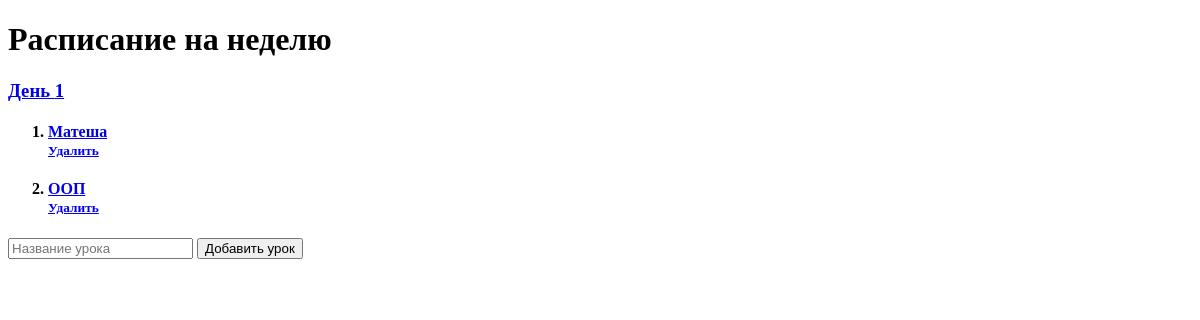
/, run on an earlier commit of the app's database.
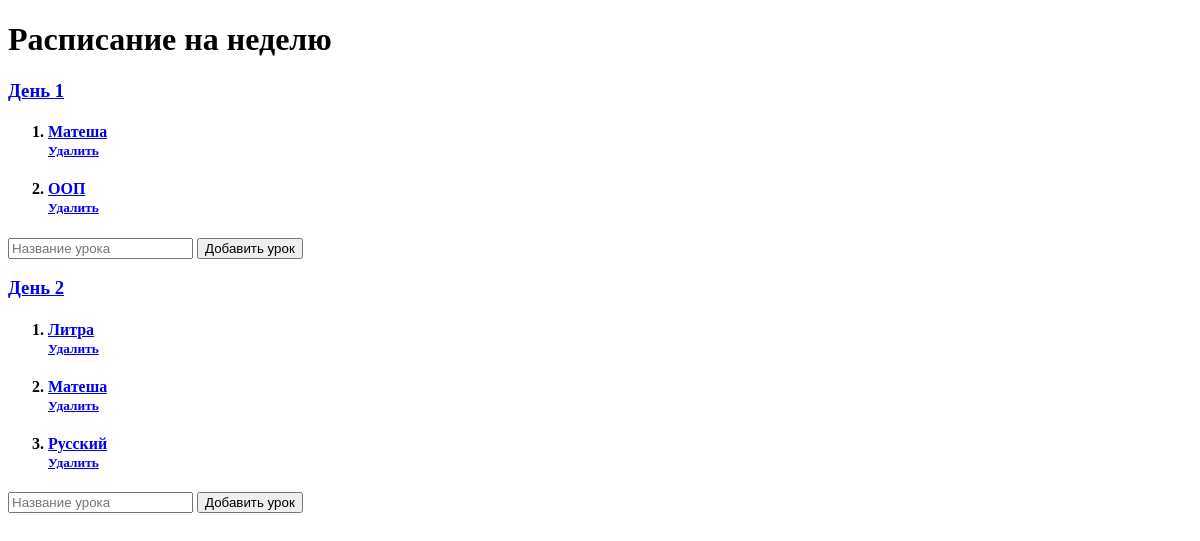
And on a later commit of the database.
### app/models.py (models this page shows)
class Day(models.Model):
    index = models.TextField(null=False, default="")
    lessnum = models.TextField(null=False, default=0)

class Lesson(models.Model):
    name = models.TextField(null=False, default="")
    project = models.ForeignKey(Day, on_delete=models.CASCADE, null=True)

### app/views.py (the view)
# urls.py: path('', index),
def index(request):
    day = Day.objects.all()
    lessons = []
    for i in day:
        lessons.append(Lesson.objects.filter(project_id = i.id))
    return render(request, 'index.html', {"lessons":lessons, "day":day})

### app/templates/index.html (shortened to what this page needs)
<!DOCTYPE html>
<html lang="en">
<head>
</head>
<body>
<h1>Расписание на неделю</h1>
{% for i in day %}
    <h3><a href = "/day?did={{i.id}}">День {{ i.id }}</a></h3>
    <ol>
        {% for l in lessons %}
            {% for k in l %}
                {% if k.project_id == i.id %}
                    <h4>
                        <li><a href="/lesson?lid={{ k.id }}">{{ k.name }}</a></li>
                    <small><a href="delete_lesson?iii={{ k.id }}">Удалить</a></small>
                    </h4>
                {% endif %}
            {% endfor %}
        {% endfor %}
    </ol>
    <form action="/add_lesson">
        <input name="name" type="text" placeholder="Название урока">
        <button>Добавить урок</button>
    </form>
{% endfor %}
</body>
</html>

What changed in the data, as far as the page shows it:
added Day: id "2"
added Lesson: name "Литра"
added Lesson: name "Матеша"
added Lesson: name "Русский"
